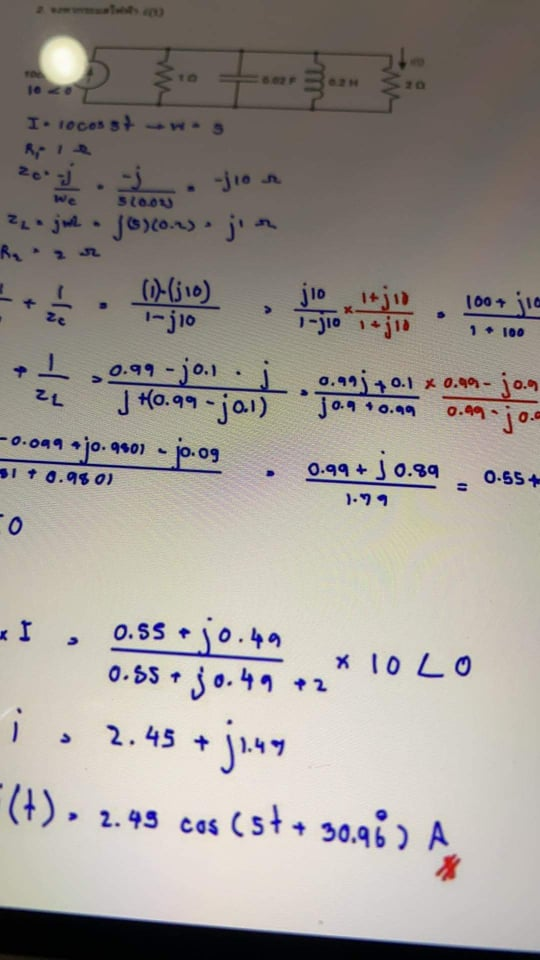
#> input picture Image Binarization with Global Threshold/test.jpg, 540 x 960 px
$ python Gray2BinaryGlobal.py
#> lines starting #> are read from the running program, lines starting #| are printed output that depends on the picture; after the words box and inside, x2 and y2 are one past the last pixel; in counts of white or black regions, pixels touching at a corner belong together
import cv2 as cv
import numpy as np
import sys
from matplotlib import pyplot as plt

# Global Variable
threshold_value = 180

source_img = np.zeros((10,10,3), dtype=np.uint8)
adjusted_img = np.zeros((10,10,3), dtype=np.uint8)
hist_img = np.zeros((10,10,3), dtype=np.uint8)

def handler_adjustThreshold(x):
    global threshold_value
    global source_img,adjusted_img,hist_img
    threshold_value = cv.getTrackbarPos('threshold','Binary')
    print(f"Threshold Value = {threshold_value}")

   # ปรับภาพโดยใช้ภาพต้นฉบับมาเก็บไว้ในตัวแปร adjusted_img ใช้ cv.เข้ามาช่วย (รูปต้นฉบับ, ค่าตัวแปรเริ่มต้น, ค่าตัวแปรสูงสุด, โหมดไบนารี่ ขาว/ดำ)
    retve, adjusted_img = cv.threshold(source_img, threshold_value, 255, cv.THRESH_BINARY)

    # Update histogram
    histSize = 256
    histRange = (0, 256) # the upper boundary is exclusive
    accumulate = False
    gray_hist = cv.calcHist(source_img, [0], None, [histSize], histRange, accumulate=accumulate)
    hist_w = 512
    hist_h = 400
    bin_w = int(round( hist_w/histSize ))
    hist_img = np.zeros((hist_h, hist_w, 3), dtype=np.uint8)
    cv.normalize(gray_hist, gray_hist, alpha=0, beta=hist_h, norm_type=cv.NORM_MINMAX)
    for i in range(1, histSize):
        cv.line(hist_img, ( bin_w*(i-1), hist_h - int(gray_hist[i-1]) ),
                ( bin_w*(i), hist_h - int(gray_hist[i]) ),
                ( 255, 0, 0), thickness=2)
    cv.line(hist_img,(threshold_value*2,0),(threshold_value*2,hist_h-1),(255,255,255),3)

def main():
    global threshold_value
    global source_img,adjusted_img,hist_img

    if(len(sys.argv)>=2):
        source_img = cv.imread(str(sys.argv[1]))
    else :
        source_img = cv.imread("./test.jpg", 1)
#> source_img is the input picture: shape (960, 540, 3); mean B, G, R 145.5, 151.1, 157.4

    source_img = cv.cvtColor(source_img,cv.COLOR_BGR2GRAY) # convert to GrayScale
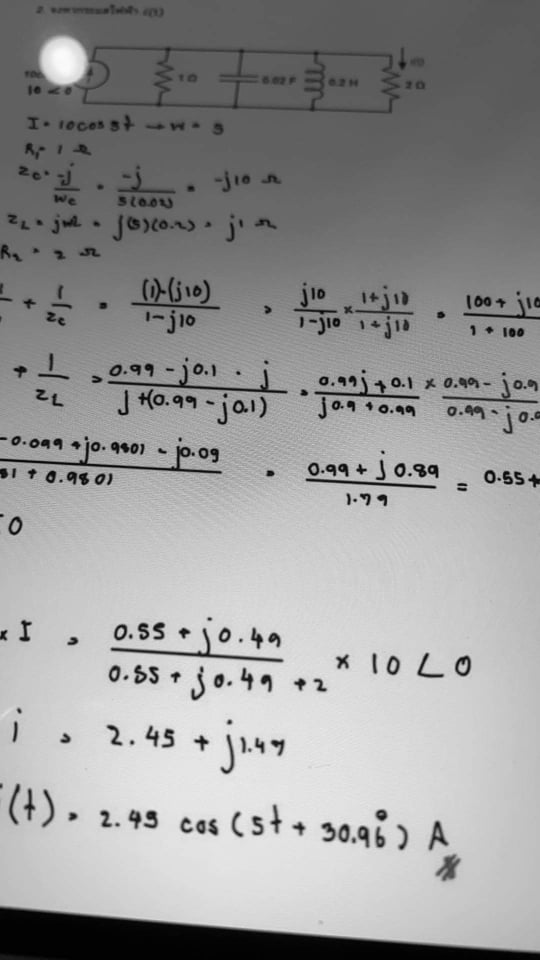
#> source_img: shape (960, 540); min 0, max 251, mean 152.3

    #named windows
    cv.namedWindow("Original", cv.WINDOW_NORMAL)
    cv.namedWindow("Binary", cv.WINDOW_NORMAL)
    cv.namedWindow("Histogram", cv.WINDOW_NORMAL)

    #create trackbar
    cv.createTrackbar('threshold', 'Binary', threshold_value, 255, handler_adjustThreshold)

    adjusted_img  = source_img.copy()
    handler_adjustThreshold(-1); # ตั้งค่าให้เมื่อเปิดโปรแกรมขึ้นมาจะทำการคำนวณเลย
#> in handler_adjustThreshold, `retve, adjusted_img = cv.threshold(source_img, threshold_value, 255, c..`:
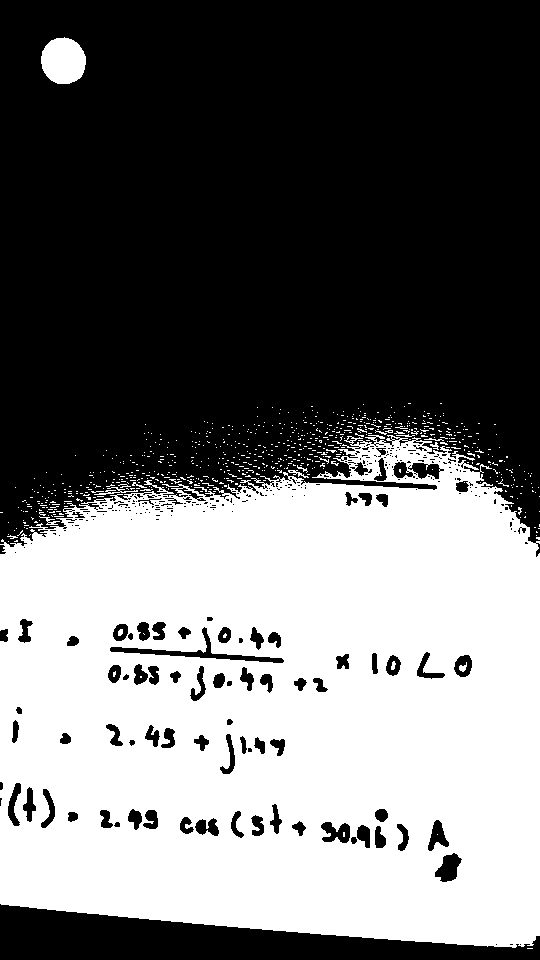
#> adjusted_img: shape (960, 540); 44.2% white; 720 white regions (702 under 20 px), largest, box (x1, y1, x2, y2) and area: (0, 435, 540, 948) 224817, (41, 37, 86, 84) 1658, (94, 487, 138, 495) 98
#> in handler_adjustThreshold, `retve, adjusted_img = cv.threshold(source_img, threshold_value, 255, c..`: retve = 180
#> in handler_adjustThreshold, `gray_hist = cv.calcHist(source_img, [0], None, [histSize], histRange, ..`: gray_hist = 256 values, max 127 at index 92, min 0 at index 0, mean 2.11
#> after the loop in handler_adjustThreshold, `for i in range(1, histSize):`:
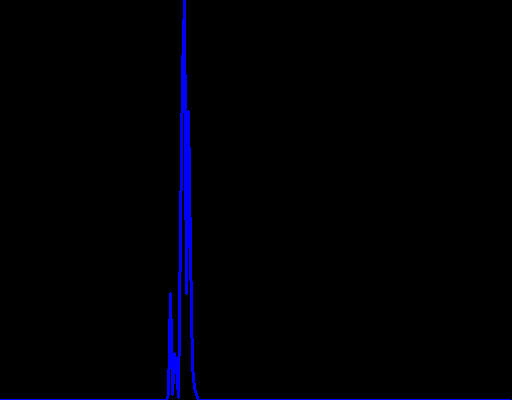
#> hist_img: shape (400, 512, 3); mean of channels 0, 1, 2 5, 0, 0; drawn as B, G, R
#> in handler_adjustThreshold, `cv.line(hist_img,(threshold_value*2,0),(threshold_value*2,hist_h-1),(2..`:
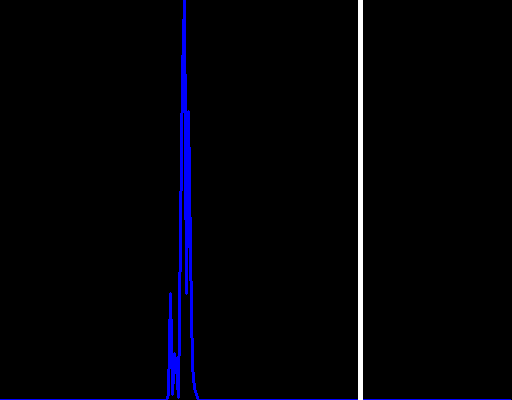
#> hist_img: shape (400, 512, 3); 0.98% of pixels changed, all inside (x1, y1, x2, y2) = (358, 0, 363, 400); drawn as B, G, R

    while(True):
        cv.imshow("Original",source_img)
        cv.imshow("Binary",adjusted_img)
        cv.imshow("Histogram",hist_img)
        key = cv.waitKey(100)
#> (key Esc is pressed here)
        if(key==27): #ESC = Exit Program
            break

    cv.destroyAllWindows()

if __name__ == "__main__":
    main()
